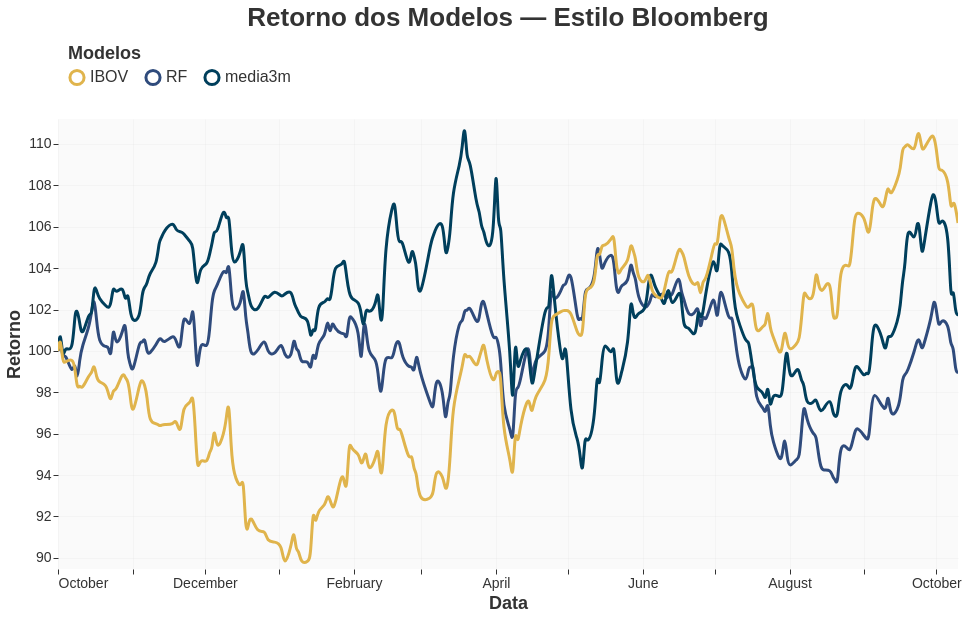

Source (notebook cell):
### Code cell
highlight = alt.selection_multi(fields=['Modelo'], bind='legend')

# Paleta Bloomberg/Goldman Sachs
paleta_bloomberg = [
    "#E0B44C",  # Gold
    "#2F4B7C",
    "#003F5C",
    "#A5A5A5",
    "#2F9E8F",
    "#FF7C43",
    "#D45087",
]

# limites do eixo y (opcional)
y_min = df_melt["Retorno"].min() * 1
y_max = df_melt["Retorno"].max() * 1

base = (
    alt.Chart(df_melt)
    .mark_line(
        strokeWidth=3,
        interpolate="basis"  # linhas suaves
    )
    .encode(
        x=alt.X(
            "Date:T",
            title="Data",
            axis=alt.Axis(
                labelAngle=0,
                titleFontSize=18,
                labelFontSize=14,
                grid=True,
                gridOpacity=0.12,
                gridColor="#CCCCCC",
            ),
        ),
        y=alt.Y(
            "Retorno:Q",
            title="Retorno",
            scale=alt.Scale(domain=[y_min, y_max]),
            axis=alt.Axis(
                titleFontSize=18,
                labelFontSize=14,
                grid=True,
                gridOpacity=0.15,
                gridColor="#CCCCCC",
            ),
        ),
        color=alt.Color(
            "Modelo:N",
            scale=alt.Scale(range=paleta_bloomberg),
            legend=alt.Legend(
                orient="top",
                title="Modelos",
                direction="horizontal",
                columns=3,
                titleFontSize=18,
                labelFontSize=16,
                symbolSize=200,
                padding=10,
            ),
        ),
        opacity=alt.condition(highlight, alt.value(1), alt.value(0.1)),
        tooltip=[
            alt.Tooltip("Modelo:N", title="Modelo"),
            alt.Tooltip("Retorno:Q", format=".2f", title="Retorno"),
            alt.Tooltip("Date:T", format="%d/%m/%Y", title="Data"),
        ],
    )
    .add_selection(highlight)
    .properties(
        width=900,
        height=450,
        title=alt.TitleParams(
            text="Retorno dos Modelos — Estilo Bloomberg",
            anchor="middle",
            fontSize=26,
            fontWeight="bold",
            font="Helvetica",
        ),
    )
    .configure_view(
        strokeWidth=0,
        fill="#FAFAFA",  # fundo claro estilo bloomberg
    )
    .configure_title(
        color="#333333",
        fontSize=26,
        font="Helvetica Neue",
        anchor="middle",
    )
    .configure_axis(
        domain=False,
        tickColor="#333333",
        labelColor="#333333",
        titleColor="#333333",
    )
    .configure_legend(
        titleColor="#333333",
        labelColor="#333333",
        symbolType="circle",
        symbolStrokeWidth=3,
    )
    .interactive()
)

base.save("static/grafico_retorno.html")
base.display()

### Figure 1 — Vega-Lite specification as saved in the notebook (floating-point values rounded to 4 significant figures; data arrays with more than 128 entries replaced by an {"elided": "..."} marker saying what was removed)
{"config": {"view": {"continuousWidth": 300, "continuousHeight": 300, "fill": "#FAFAFA", "strokeWidth": 0}, "axis": {"domain": false, "labelColor": "#333333", "tickColor": "#333333", "titleColor": "#333333"}, "legend": {"labelColor": "#333333", "symbolStrokeWidth": 3, "symbolType": "circle", "titleColor": "#333333"}, "title": {"anchor": "middle", "color": "#333333", "font": "Helvetica Neue", "fontSize": 26}}, "data": {"name": "data-4cb437ebe8fd64d52a472b45e95e22a6"}, "mark": {"type": "line", "interpolate": "basis", "strokeWidth": 3}, "encoding": {"color": {"field": "Modelo", "legend": {"columns": 3, "direction": "horizontal", "labelFontSize": 16, "orient": "top", "padding": 10, "symbolSize": 200, "title": "Modelos", "titleFontSize": 18}, "scale": {"range": ["#E0B44C", "#2F4B7C", "#003F5C", "#A5A5A5", "#2F9E8F", "#FF7C43", "#D45087"]}, "type": "nominal"}, "opacity": {"condition": {"param": "param_18", "value": 1}, "value": 0.1}, "tooltip": [{"field": "Modelo", "title": "Modelo", "type": "nominal"}, {"field": "Retorno", "format": ".2f", "title": "Retorno", "type": "quantitative"}, {"field": "Date", "format": "%d/%m/%Y", "title": "Data", "type": "temporal"}], "x": {"axis": {"grid": true, "gridColor": "#CCCCCC", "gridOpacity": 0.12, "labelAngle": 0, "labelFontSize": 14, "titleFontSize": 18}, "field": "Date", "title": "Data", "type": "temporal"}, "y": {"axis": {"grid": true, "gridColor": "#CCCCCC", "gridOpacity": 0.15, "labelFontSize": 14, "titleFontSize": 18}, "field": "Retorno", "scale": {"domain": [89.46, 111.2]}, "title": "Retorno", "type": "quantitative"}}, "height": 450, "params": [{"name": "param_18", "select": {"type": "point", "fields": ["Modelo"]}, "bind": "legend"}, {"name": "param_19", "select": {"type": "interval", "encodings": ["x", "y"]}, "bind": "scales"}], "title": {"text": "Retorno dos Modelos — Estilo Bloomberg", "anchor": "middle", "font": "Helvetica", "fontSize": 26, "fontWeight": "bold"}, "width": 900, "$schema": "https://vega.github.io/schema/vega-lite/v5.20.1.json", "datasets": {"data-4cb437ebe8fd64d52a472b45e95e22a6": {"elided": "771 records"}}}
